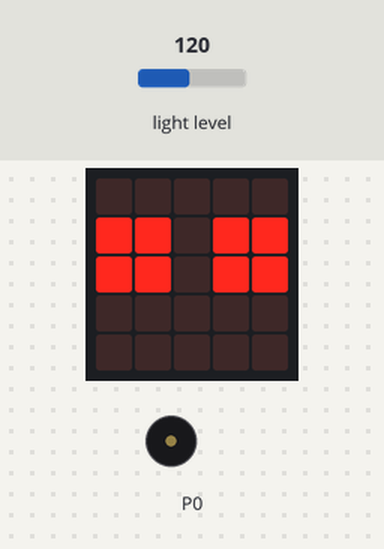
A program run on a simulated BBC micro:bit (MakeCode). Parts: the board's 5×5 LED display, buzzer (waves = sounding). The inputs (shaded band) are chosen by the test bench; at power-on: light level 120.

Above: at 5.2 s.
5.3 s: light level set to 128
At 6.2 s:
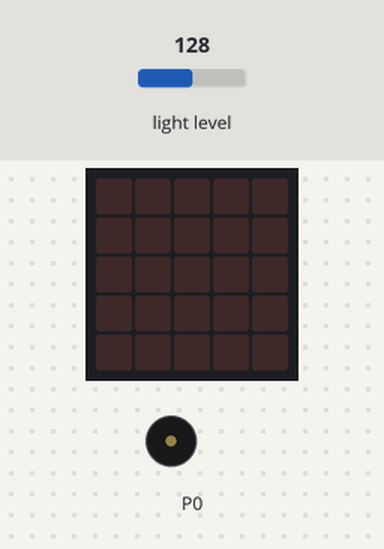
6.8 s: light level set to 5
At 8.0 s:
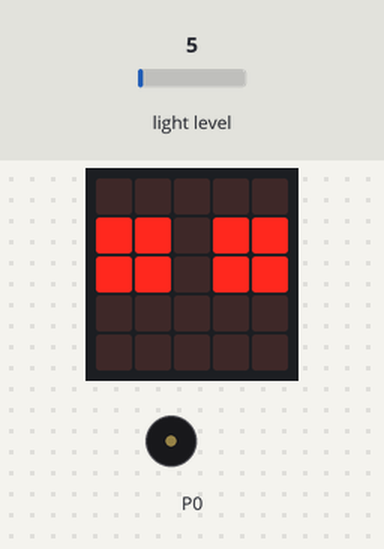
8.3 s: light level set to 191
At 9.8 s:
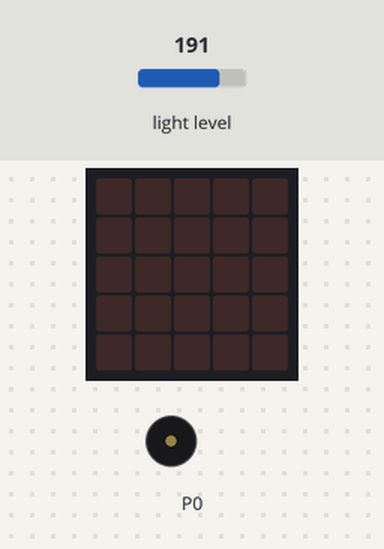
Timing chart, 0 to 11.3 s (numbered marks = the images above; inputs shaded):
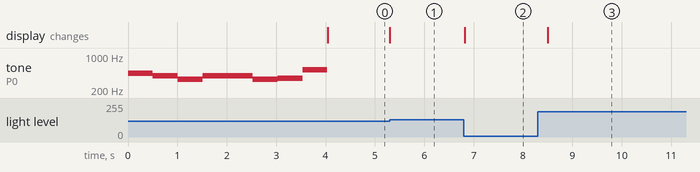

Measured:
- the behaviour switches between 124 and 125 on light level (found by bisection; images 0 and 1)
- after the input at 5.3 s, the display: changes at once (image 1)
- after the input at 6.8 s, the display: changes at once (image 2)
- after the input at 8.3 s, the display: changes after 0.20 s (image 3)

The program:

main.ts
```typescript
music.playMelody("A G E G G E F C5 ", 120)
basic.forever(function () {
    if (input.lightLevel() < 125) {
        basic.showLeds(`
            . . . . .
            # # . # #
            # # . # #
            . . . . .
            . . . . .
            `)
    } else {
        basic.clearScreen()
    }
})
```

test.ts
```typescript
// aquí va el archivo "tests"; esto no se compilará cuando este paquete se utilice como una extensión.
```
